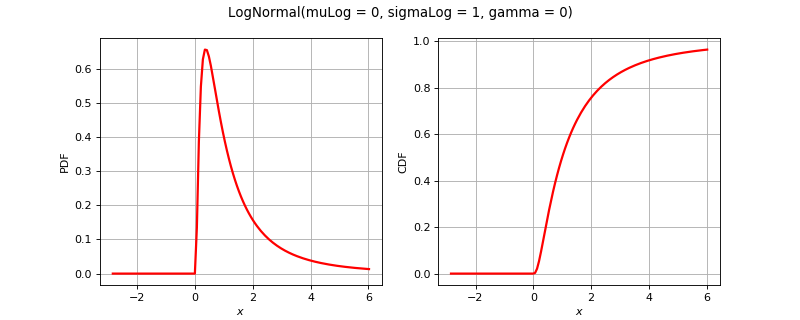

Generate this figure with Python:
import openturns as ot
from matplotlib import pyplot as plt
from openturns.viewer import View
if ot.LogNormal().__class__.__name__ == 'Bernoulli':
    distribution = ot.Bernoulli(0.7)
elif ot.LogNormal().__class__.__name__ == 'Binomial':
    distribution = ot.Binomial(5, 0.2)
elif ot.LogNormal().__class__.__name__ == 'ComposedDistribution':
    copula = ot.IndependentCopula(2)
    marginals = [ot.Uniform(1.0, 2.0), ot.Normal(2.0, 3.0)]
    distribution = ot.ComposedDistribution(marginals, copula)
elif ot.LogNormal().__class__.__name__ == 'CumulativeDistributionNetwork':
    coll = [ot.Normal(2),ot.Dirichlet([0.5, 1.0, 1.5])]
    distribution = ot.CumulativeDistributionNetwork(coll, ot.BipartiteGraph([[0,1], [0,1]]))
elif ot.LogNormal().__class__.__name__ == 'Histogram':
    distribution = ot.Histogram([-1.0, 0.5, 1.0, 2.0], [0.45, 0.4, 0.15])
elif ot.LogNormal().__class__.__name__ == 'KernelMixture':
    kernel = ot.Uniform()
    sample = ot.Normal().getSample(5)
    bandwith = [1.0]
    distribution = ot.KernelMixture(kernel, bandwith, sample)
elif ot.LogNormal().__class__.__name__ == 'MaximumDistribution':
    coll = [ot.Uniform(2.5, 3.5), ot.LogUniform(1.0, 1.2), ot.Triangular(2.0, 3.0, 4.0)]
    distribution = ot.MaximumDistribution(coll)
elif ot.LogNormal().__class__.__name__ == 'Multinomial':
    distribution = ot.Multinomial(5, [0.2])
elif ot.LogNormal().__class__.__name__ == 'RandomMixture':
    coll = [ot.Triangular(0.0, 1.0, 5.0), ot.Uniform(-2.0, 2.0)]
    weights = [0.8, 0.2]
    cst = 3.0
    distribution = ot.RandomMixture(coll, weights, cst)
elif ot.LogNormal().__class__.__name__ == 'TruncatedDistribution':
    distribution = ot.TruncatedDistribution(ot.Normal(2.0, 1.5), 1.0, 4.0)
elif ot.LogNormal().__class__.__name__ == 'UserDefined':
    distribution = ot.UserDefined([[0.0], [1.0], [2.0]], [0.2, 0.7, 0.1])
elif ot.LogNormal().__class__.__name__ == 'ZipfMandelbrot':
    distribution = ot.ZipfMandelbrot(10, 2.5, 0.3)
else:
    distribution = ot.LogNormal()
dimension = distribution.getDimension()
title = str(distribution)[:100].split('\n')[0]
if dimension == 1:
    distribution.setDescription(['$x$'])
    pdf_graph = distribution.drawPDF()
    cdf_graph = distribution.drawCDF()
    fig = plt.figure(figsize=(10, 4))
    pdf_axis = fig.add_subplot(121)
    cdf_axis = fig.add_subplot(122)
    View(pdf_graph, figure=fig, axes=[pdf_axis], add_legend=False)
    View(cdf_graph, figure=fig, axes=[cdf_axis], add_legend=False)
    fig.suptitle(title)
elif dimension == 2:
    distribution.setDescription(['$x_1$', '$x_2$'])
    pdf_graph = distribution.drawPDF()
    pdf_graph.setTitle(title)
    fig = plt.figure(figsize=(10, 5))
    pdf_axis = fig.add_subplot(111)
    View(pdf_graph, figure=fig, axes=[pdf_axis], add_legend=False, square_axes=True)
